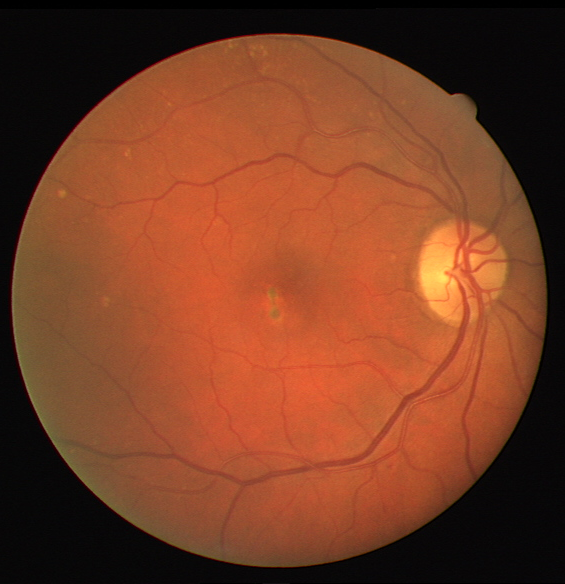
#> input picture Folha de Exercicios/Imagens/retina.tif, 565 x 584 px
$ python exercicio3.py
#> lines starting #> are read from the running program, lines starting #| are printed output that depends on the picture
import cv2
import matplotlib.pyplot as plt

img = cv2.imread("../Imagens/retina.tif")
#> img is the input picture: shape (584, 565, 3); mean B, G, R 36.6, 61.9, 119.9
color = ("b", "g", "r")
for i, col in enumerate(color):
    histr = cv2.calcHist([img], [i], None, [256], [0, 256])
    plt.plot(histr, color=col)
    plt.xlim([0, 256])
plt.show()
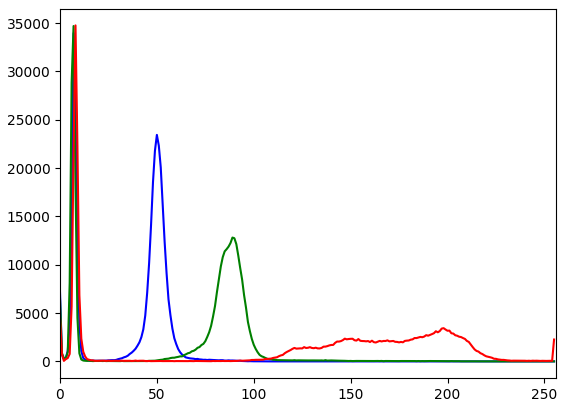
#> figure drawn by matplotlib, 1 panel; curve peaks at x = 7, y = 33963; curve peaks at x = 7, y = 34703; curve peaks at x = 8, y = 34769
